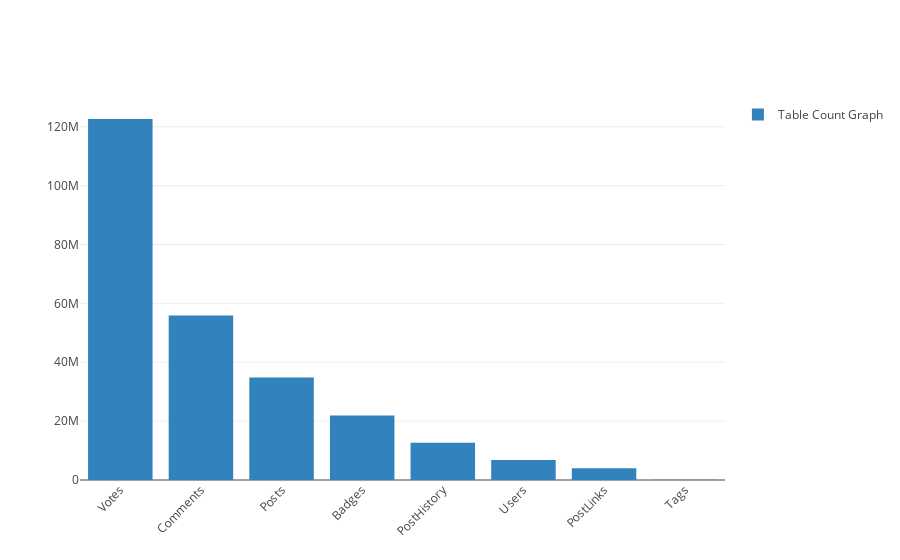

The notebook cell this image was saved under:
### Markdown cell above
# Table Count

### Code cell
trace0 = Bar(
        x=df_mysql['TABLENAME'], # assign x as the dataframe column 'x'
        y=df_mysql['TABLECOUNT'],
        name='Table Count Graph',
        marker=dict(
        color='rgb(49,130,189)',
        )
    )
data = [trace0]
layout = Layout(
    xaxis=dict(tickangle=-45),
    showlegend=True,
)

fig = dict( data=data, layout=layout )

iplot(fig)

### Figure 1 — Plotly figure (JSON) as saved in the notebook; plotly's stock layout.template omitted (floating-point values rounded to 4 significant figures)
{"data": [{"marker": {"color": "rgb(49,130,189)"}, "name": "Table Count Graph", "type": "bar", "x": ["Votes", "Comments", "Posts", "Badges", "PostHistory", "Users", "PostLinks", "Tags"], "y": [122641215, 55852373, 34857917, 21882067, 12670472, 6833276, 3993516, 48373]}], "layout": {"showlegend": true, "xaxis": {"tickangle": -45}}}
